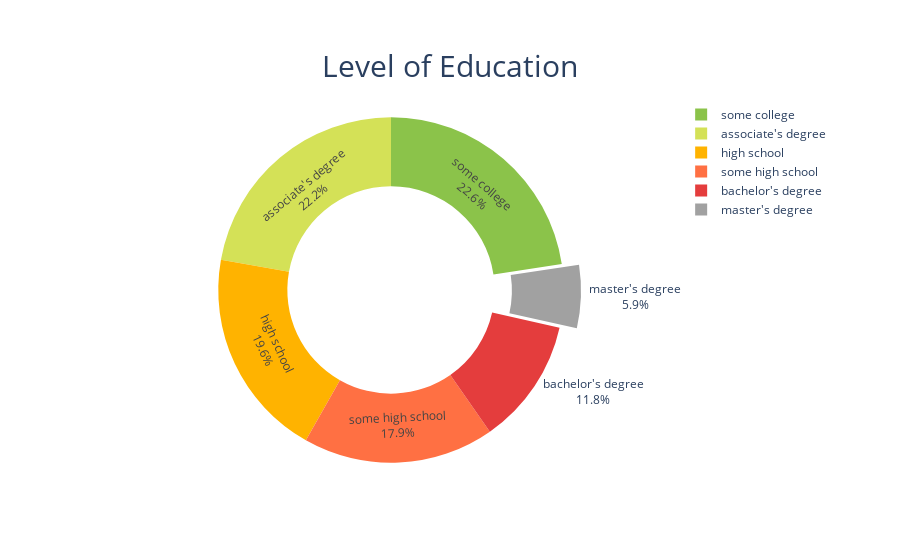

The cell this chart's notebook holds for it:
### Code cell
#Bubble Chart - more complex - 

scatter=px.scatter(data,x='writing score',y='reading score',size='math score',color='parental level of education',hover_name='gender',size_max=30) #hover_name = feature to show when the cursor comes up



fig.update_xaxes(showgrid=False)
fig.update_yaxes(showgrid=False)
fig.show()

### Figure 1 — Plotly figure (JSON) as saved in the notebook; plotly's stock layout.template omitted (floating-point values rounded to 4 significant figures)
{"data": [{"hole": 0.6, "labels": ["some college", "associate's degree", "high school", "some high school", "bachelor's degree", "master's degree"], "marker": {"colors": ["#8BC34A", "#D4E157", "#FFB300", "#FF7043", "#E43D3D", "#A1A1A1"]}, "pull": [0, 0, 0, 0, 0, 0.1], "textinfo": "label+percent", "type": "pie", "values": [226, 222, 196, 179, 118, 59]}], "layout": {"title": {"font": {"size": 30}, "text": "Level of Education ", "x": 0.5, "y": 0.9}, "xaxis": {"showgrid": false}, "yaxis": {"showgrid": false}}}
